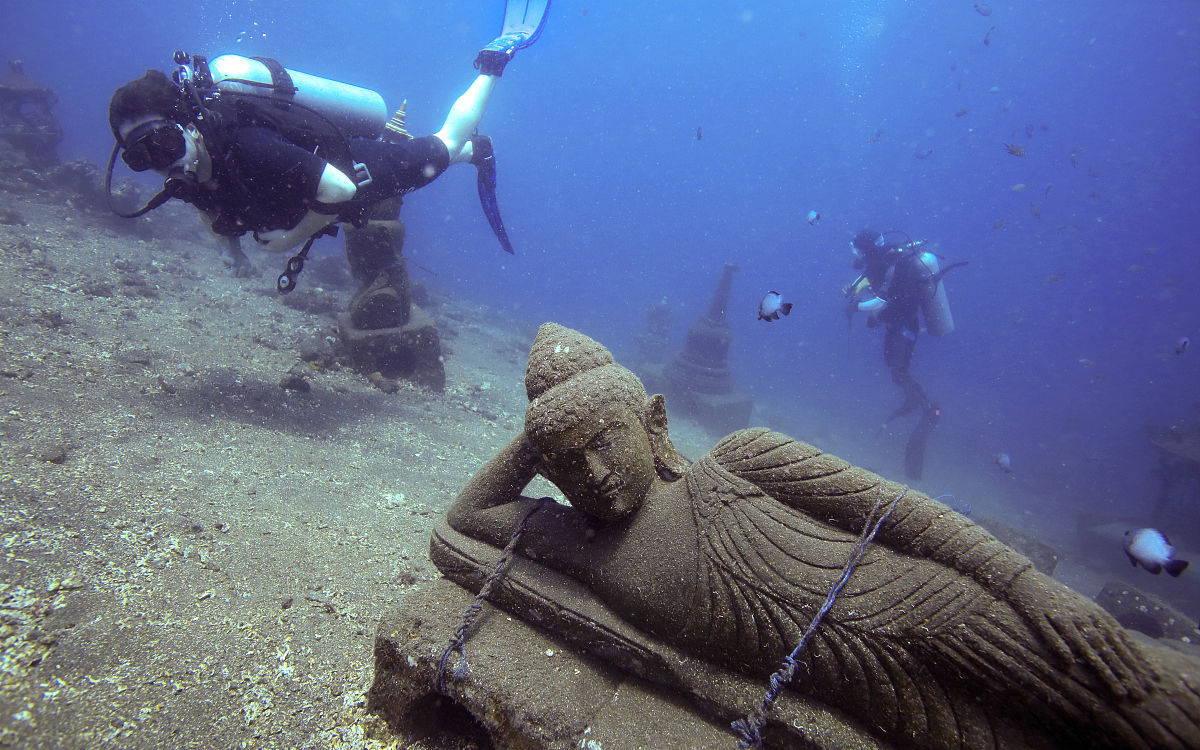
#> input picture 2015/depth estimation/3_img_.png, 1200 x 750 px
$ python depthestimate.py   (older library calls are emulated)
#> lines starting #> are read from the running program, lines starting #| are printed output that depends on the picture; after the words box and inside, x2 and y2 are one past the last pixel; in counts of white or black regions, pixels touching at a corner belong together
#> in depth_estimation_pipeline, I is the input picture: shape (750, 1200, 3); mean B, G, R 142.4, 106.9, 94.1

import cv2
import numpy as np
import os

def estimate_blurriness_map(I, n=4):
    """
    Compute blurriness map B as per Eq. (6):
    B(x) = (1/n) * sum_{i=1}^{n} |I(x) - G_{r_i, r_i}(x)|
    where r_i = 2*i + 1, i.e., r = [3,5,7,9] for n=4.
    """
#> called with n = 4
    I_float = I.astype(np.float32)
    B = np.zeros_like(I_float)
    for i in range(1, n + 1):
        r = 2 * i + 1  # kernel size: 3,5,7,9
        sigma = r / 6.0  # standard heuristic: sigma ≈ r/6
        blurred = cv2.GaussianBlur(I_float, (r, r), sigma, borderType=cv2.BORDER_DEFAULT)
        B += np.abs(I_float - blurred)
    return B / n

def generate_rough_depth_map(B, z=7):
    """
    Generate rough depth map t̂ via max filtering over z×z local patch (Eq. 7).
    Larger local patch size => smoother but less precise depth edges.
    """
#> called with z = 7
    return cv2.dilate(B, np.ones((z, z), np.float32), iterations=1)

def hole_fill_and_refine(rough_depth, guidance_image, radius=3, eps=1e-4):
    """
    Refine depth map:
    1. Identify and fill holes (flat/ambiguous regions) using inpainting.
    2. Apply guided filter for edge-preserving smoothing [14].
    """
#> called with radius = 3, eps = 0.0001
    # Step 1: hole filling (simplified CMR via mask-based inpainting)
    # Flat regions often have low variance → mark as mask
    grad = cv2.Sobel(rough_depth, cv2.CV_32F, 0, 1, ksize=3) + cv2.Sobel(rough_depth, cv2.CV_32F, 1, 0, ksize=3)
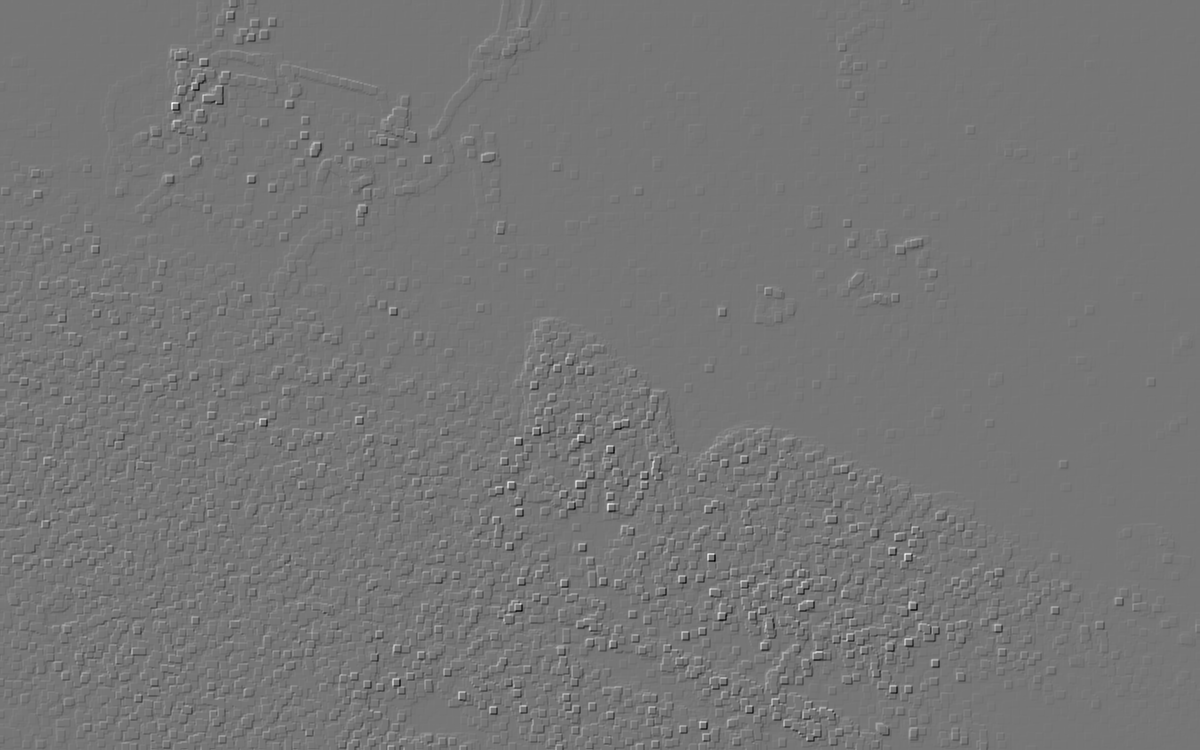
#> grad: shape (750, 1200) float32; min -2.22, max 2.55, mean 0.000548; drawn with min black and max white
    mask = (grad < 1e-4).astype(np.uint8)  # edges = 0, flat = 1 → invert
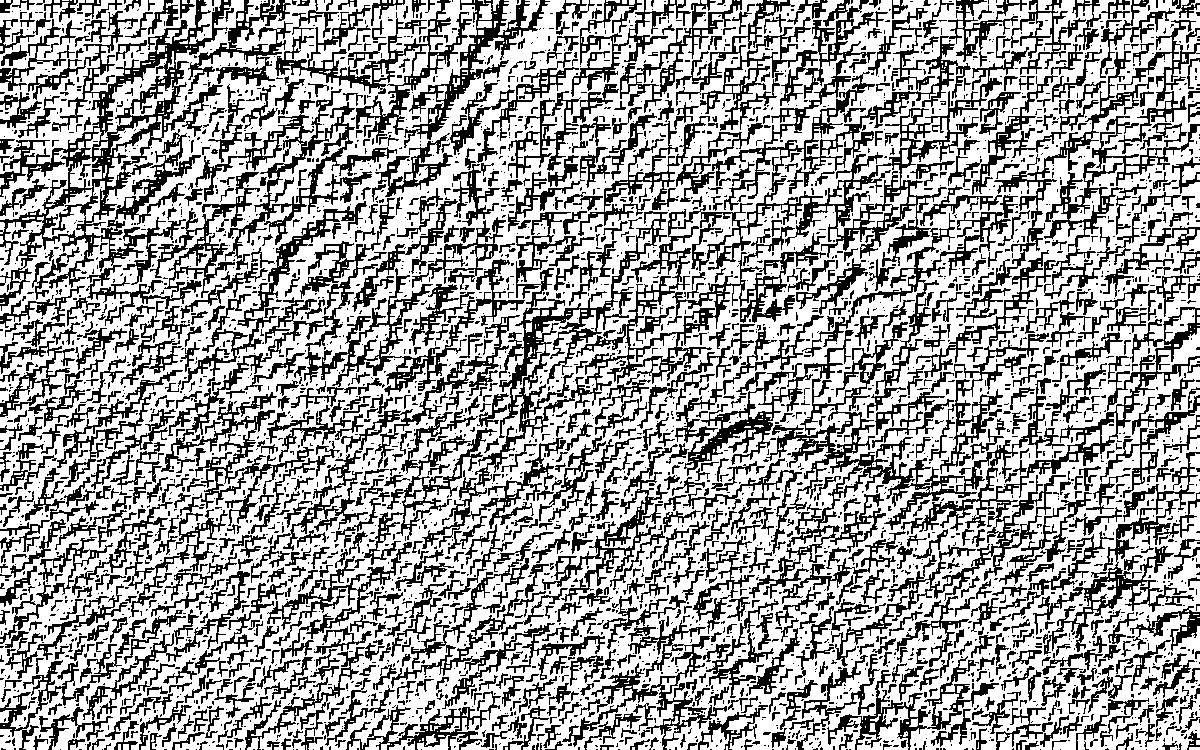
#> mask: shape (750, 1200); values 0 (black) and 1 (white), 63.9% white; 3591 black regions (2642 under 20 px), largest, box (x1, y1, x2, y2) and area: (422, 0, 1029, 549) 39447, (675, 307, 1200, 667) 24014, (0, 0, 260, 326) 19062
    mask = cv2.dilate(mask, np.ones((5,5), np.uint8))  # grow mask for safety
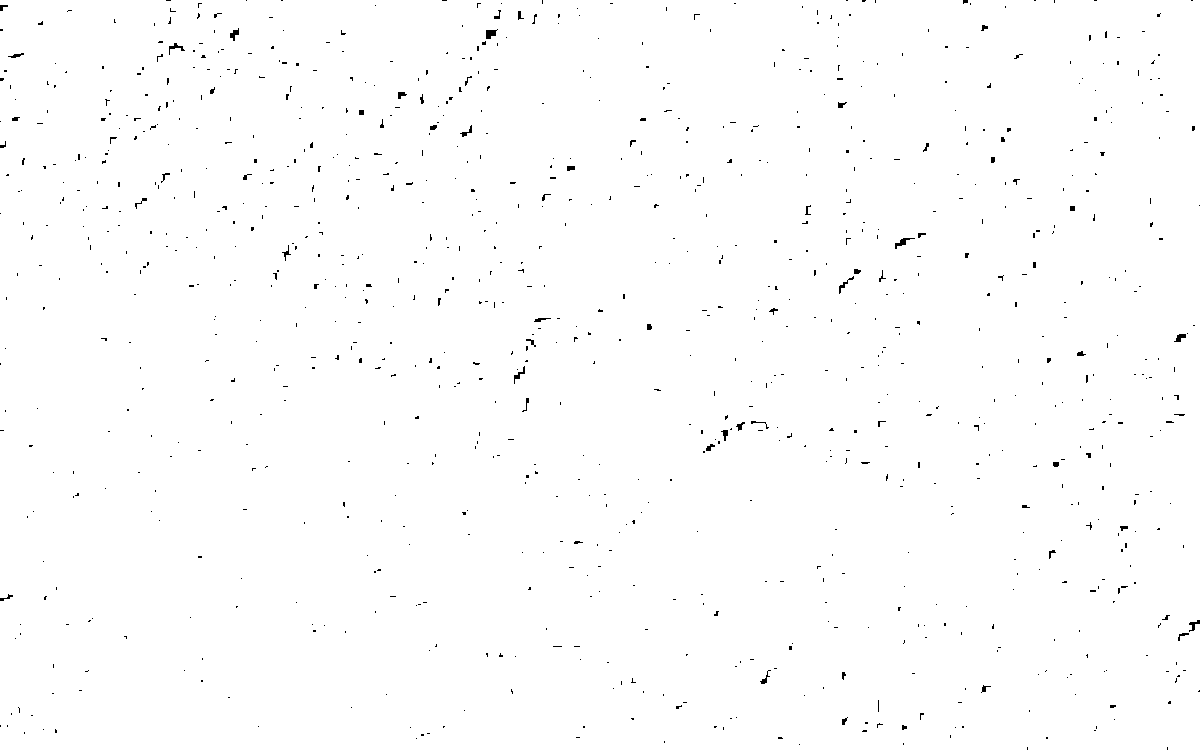
#> mask: shape (750, 1200); values 0 (black) and 1 (white), 99.3% white; black in thin lines or dots

    # Inpaint (fallback if no real holes, but robust)
    if mask.sum() > 0:
        filled = cv2.inpaint(rough_depth.astype(np.float32), mask, inpaintRadius=3, flags=cv2.INPAINT_TELEA)
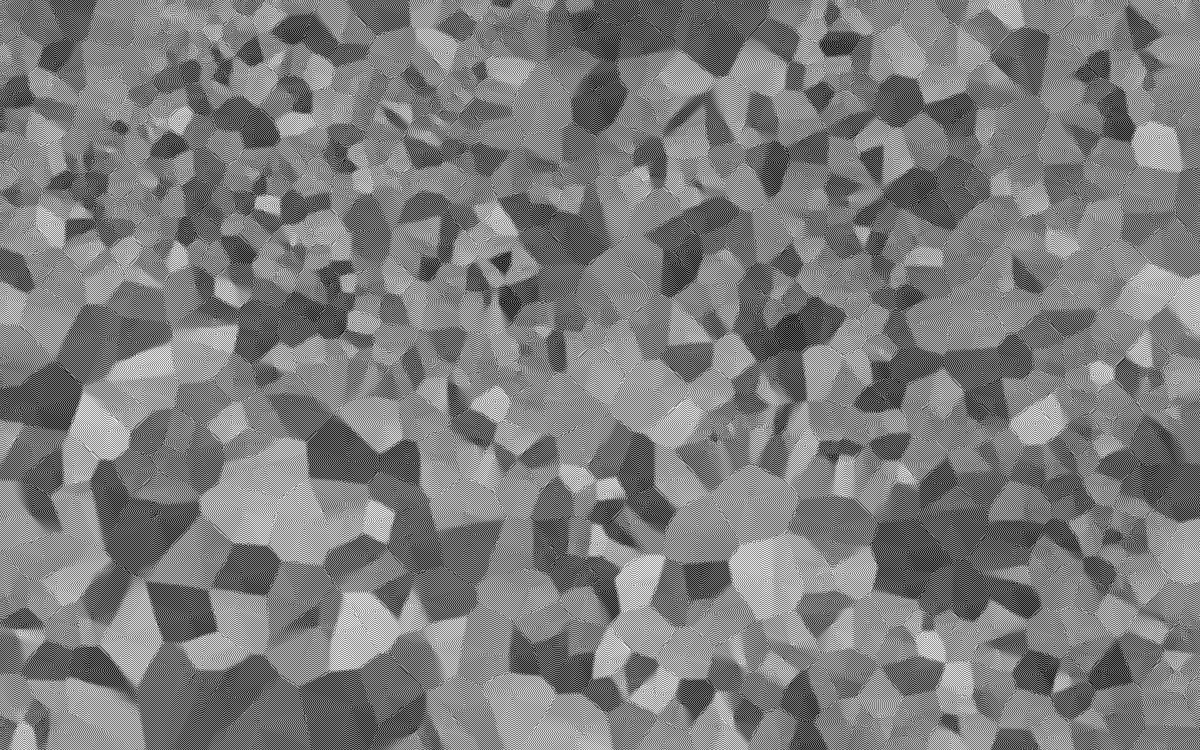
#> filled: shape (750, 1200) float32; min -2.81, max 3.18, mean 0.146; drawn with min black and max white
    else:
        filled = rough_depth.copy()

    # Step 2: Guided filter smoothing [14]
    # Try OpenCV ximgproc (if available), else use Gaussian smoothing
    try:
        from cv2 import ximgproc
        refined = ximgproc.guidedFilter(guidance_image, filled.astype(np.float32), radius=radius, eps=eps)
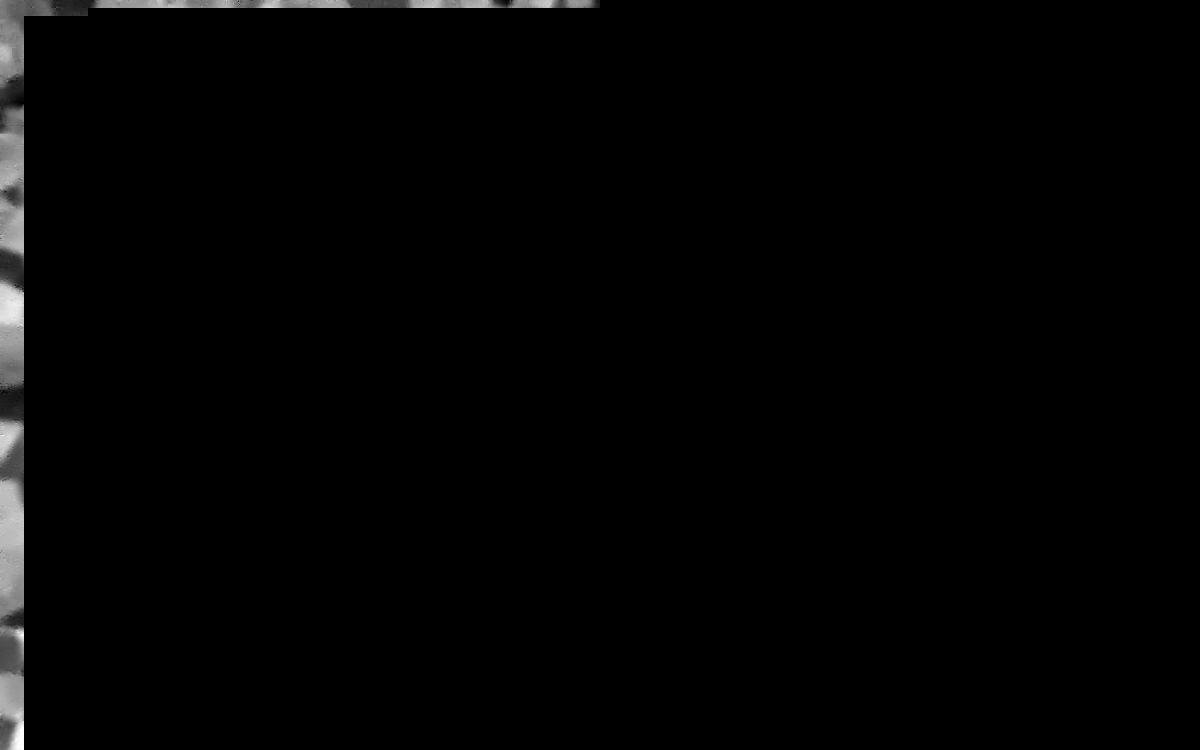
#> refined: shape (750, 1200) float32; 97.43% of the values are NaN or infinite; the others: min -1.22, max 1.52, mean 0.161; drawn with min black, max white, NaN and infinite black
    except (ImportError, AttributeError):
        print("[WARNING] cv2.ximgproc not available; falling back to Gaussian smoothing.")
        sigma = 3.0
        refined = cv2.GaussianBlur(filled, (0, 0), sigma, borderType=cv2.BORDER_DEFAULT)
    return refined

def depth_estimation_pipeline(image_path, output_dir="output"):
    """
    Full depth estimation pipeline for a single image.
    Returns: refined depth map (normalized to [0,255], uint8).
    """
    # Load image
    I = cv2.imread(image_path)
    if I is None:
        raise FileNotFoundError(f"Image at {image_path} not found or cannot be loaded.")

    # Ensure RGB for blurriness (grayscale or BGR → LAB for better performance?)
    # Paper works on single-channel; here we use luminance if RGB, else assume grayscale
    if len(I.shape) == 3:
        gray = cv2.cvtColor(I, cv2.COLOR_BGR2GRAY).astype(np.float32) / 255.0
    else:
        gray = I.astype(np.float32) / 255.0

    os.makedirs(output_dir, exist_ok=True)

    # 1. Blurriness map B
    B = estimate_blurriness_map(gray)
    cv2.imwrite(f"{output_dir}/blurriness.png", np.clip(B * 255, 0, 255).astype(np.uint8))

    # 2. Rough depth map t̂
    t_hat = generate_rough_depth_map(B, z=7)
    cv2.imwrite(f"{output_dir}/rough_depth.png", np.clip(t_hat * 255, 0, 255).astype(np.uint8))

    # 3. Refined depth map
    guidance = (gray * 255).astype(np.uint8)  # guidance image (original intensity)
    t_refined = hole_fill_and_refine(t_hat, guidance)
    t_refined_norm = cv2.normalize(t_refined, None, 0, 255, cv2.NORM_MINMAX).astype(np.uint8)
#> t_refined_norm: shape (750, 1200); every value is 0
    cv2.imwrite(f"{output_dir}/refined_depth.png", t_refined_norm)

    return t_refined_norm

# Example usage
if __name__ == "__main__":
    img_path = "3_img_.png"  # replace with your image path
    depth = depth_estimation_pipeline(img_path)
    print(f"Refined depth map saved (shape: {depth.shape})")
#| Refined depth map saved (shape: (750, 1200))
